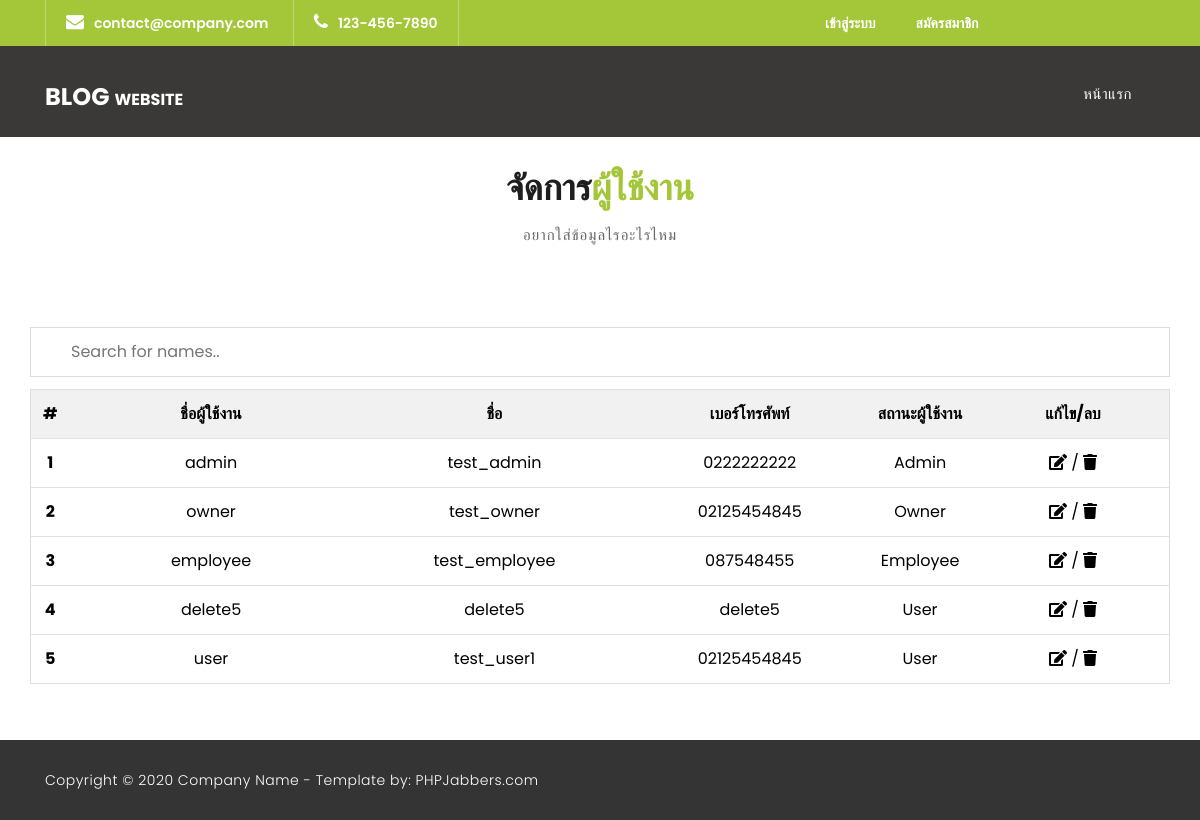
The app's page /admin/manage_user.php with its own data.
### tables this page shows
CREATE TABLE `register` (
  `id` int(11) NOT NULL,
  `r_username` varchar(50) NOT NULL,
  `r_name` varchar(50) NOT NULL,
  `r_phone` varchar(20) NOT NULL,
  `r_password` varchar(50) NOT NULL,
  `r_confirmpassword` varchar(50) NOT NULL,
  `r_status` varchar(20) NOT NULL
);

### server.php (called while the page is built, shortened)
<?php
    class DB_con {
        function __construct() {
            $conn = mysqli_connect(DB_SERVER, DB_USER, DB_PASS, DB_NAME);
            $this->dbcon = $conn;
        }
    }

### classes/Member.php (called while the page is built, shortened)
<?php
class Member
{
    private $db;
    function __construct($conn)
    {
        $this->db = $conn;
    }
    public function Select_all_member()
    {
        $members = mysqli_query($this->db, "SELECT * FROM register");
        return $members;
    }
}

### admin/manage_user.php (the view, shortened to what this page needs)
<?php
include_once('../server.php');
include_once('../classes/Member.php');
$conn = new DB_con();
$member = new Member($conn->dbcon);
$result = $member->Select_all_member();
?>
<!DOCTYPE html>
<html lang="en">
<head>
    <link href="../vendor/bootstrap/css/bootstrap.min.css" rel="stylesheet">
    <link href="https://cdnjs.cloudflare.com/ajax/libs/font-awesome/5.15.2/css/all.min.css" rel="stylesheet">
    <link rel="stylesheet" href="../assets/css/fontawesome.css">
    <link rel="stylesheet" href="../assets/css/style.css">
    <link rel="stylesheet" href="../assets/css/owl.css">
    <link rel="stylesheet" href="../assets/css/myStyle.css">
</head>
<body>
    <div class="sub-header">
        <div class="container">
            <div class="row">
                <div class="col-md-8 col-xs-12">
                    <ul class="left-info">
                        <li><a href="#"><i class="fa fa-envelope"></i>contact@company.com</a></li>
                        <li><a href="#"><i class="fa fa-phone"></i>123-456-7890</a></li>
                    </ul>
                </div>
                <div class="col-md-4">
                    <ul class="right-info">
                        <?php
                        if (isset($_SESSION['permisstion'])) {
                            $s = $_SESSION['username'];
                            echo ("<li><a href=\"#\">  $s  </a></li>");
                            echo ("<li><a href=\"../account/logout.php\">ออกจากระบบ</a></li>");
                        } else {
                            echo ("<li><a href=\"../account/login.php\">เข้าสู่ระบบ</a></li>");
                            echo ("<li><a href=\"../account/register.php\">สมัครสมาชิก</a></li>");
                        }
                        ?>
                    </ul>
                </div>
            </div>
        </div>
    </div>
    <header class="">
        <nav class="navbar navbar-expand-lg">
            <div class="container">
                <a class="navbar-brand" href="../index.php">
                    <h2>Blog <em> Website</em></h2>
                </a>
                <div class="collapse navbar-collapse" id="navbarResponsive">
                    <ul class="navbar-nav ml-auto">
                        <li class="nav-item">
                            <a class="nav-link" href="../index.php">หน้าแรก
                            </a>
                        </li>
                    </ul>
                </div>
            </div>
        </nav>
    </header>
    <div class="team" style="margin: 0">
        <div class="container">
            <div class="row">
                <div class="col-md-12">
                    <div class="section-heading">
                        <h2>จัดการ<em>ผู้ใช้งาน</em></h2>
                        <span>อยากใส่ข้อมูลไรอะไรไหม</span>
                    </div>
                </div>
                <input type="text" id="myInput" onkeyup="myFunction()" placeholder="Search for names.." title="Type in a name">
                <form name="table_user" action="form.php" method="POST" style="width: 100%;">
                    <table id="myTable" class="table">
                        <tr class="header">
                            <th style="width:3%;">#</th>
                            <th style="width:25%;">ชื่อผู้ใช้งาน</th>
                            <th style="width:25%;">ชื่อ</th>
                            <th style="width:20%;">เบอร์โทรศัพท์</th>
                            <th style="width:10%;">สถานะผู้ใช้งาน</th>
                            <th style="width:20%;">แก้ไข/ลบ</th>
                        </tr>
                        <?php $no = 1; ?>
                        <?php while ($num = mysqli_fetch_array($result)) :
                            echo ("<tr>
                                    <th>" . $no . "</th>
                                    <td id = \"username\">" . $num["r_username"] . "</td>
                                    <td id = \"name\">" . $num["r_name"] . "</td>
                                    <td id = \"phone\">" . $num["r_phone"] . "</td>
                                    <td id = \"status\">" . $num["r_status"] . "</td>
                                    <td><a href=\"member_form_edit.php?id=" . $num["id"] . "\"><i class=\"fas fa-edit\"></i></a> /
                                        <a href=\"member_form_delete.php?id=" . $num["id"] . "\"><i class=\"fas fa-trash\"></i></a>
                                    </td>
                                </tr>");
                            $no++;
                        endwhile ?>
                    </table>
                </form>
            </div>
        </div>
    </div>
    <div class="sub-footer navbar fixed-bottom">
        <div class="container">
            <div class="row">
                <div class="col-md-12">
                    <p>
                        Copyright © 2020 Company Name
                        - Template by: <a href="https://www.phpjabbers.com/">PHPJabbers.com</a>
                    </p>
                </div>
            </div>
        </div>
    </div>
</body>
</html>

### assets/css/style.css (style rules this page uses)
body { font-family: 'Poppins', sans-serif; overflow-x: hidden; text-rendering: optimizeLegibility; -webkit-font-smoothing: antialiased; -moz-osx-font-smoothing: grayscale; }
p { margin-bottom: 0px; font-size: 14px; color: #666666; line-height: 30px; }
a { text-decoration: none!important; }
ul { padding: 0; margin: 0; list-style: none; }
h1,h2,h3,h4,h5,h6 { margin: 0px; }
.section-heading { text-align: center; margin-bottom: 80px; }
.section-heading h2 { font-size: 36px; font-weight: 600; color: #1e1e1e; }
.section-heading em { font-style: normal; color: #a4c639; }
.section-heading span { display: block; margin-top: 15px; text-transform: uppercase; font-size: 15px; color: #666; letter-spacing: 1px; }
.sub-header { background-color: #a4c639; height: 46px; line-height: 46px; }
.sub-header ul li { display: inline-block; }
.sub-header ul.left-info li { border-left: 1px solid rgba(250,250,250,0.3); padding: 0px 20px; }
.sub-header ul.left-info li:last-child { border-right: 1px solid rgba(250,250,250,0.3); }
.sub-header ul.left-info li i { margin-right: 10px; font-size: 18px; }
.sub-header ul.left-info li a { color: #fff; font-size: 14px; font-weight: 600; }
.sub-header ul.right-info li { padding: 0px 20px; }
.sub-header ul.right-info li a { color: #fff; font-size: 14px; font-weight: 600; }
header { position: absolute; z-index: 99999; width: 100%; height: 80px; -webkit-transition: all 0.3s ease-in-out 0s; -moz-transition: all 0.3s ease-in-out 0s; -o-transition: all 0.3s ease-in-out 0s; transition: all 0.3s ease-in-out 0s; }
header .navbar { padding: 20px 0px; }
.navbar .navbar-brand { float: left; margin-top: 12px; outline: none; }
.navbar .navbar-brand h2 { color: #fff; text-transform: uppercase; font-size: 24px; font-weight: 700; -webkit-transition: all .3s ease 0s; -moz-transition: all .3s ease 0s; -o-transition: all .3s ease 0s; transition: all .3s ease 0s; }
.navbar .navbar-brand h2 em { font-style: normal; font-size: 16px; }
#navbarResponsive { z-index: 999; }
.navbar-collapse { text-align: center; }
.navbar .navbar-nav .nav-item { margin: 0px 15px; }
.navbar .navbar-nav a.nav-link { text-transform: capitalize; font-size: 15px; font-weight: 300; letter-spacing: 0.5px; color: #fff; transition: all 0.5s; margin-top: 5px; }
*, *:before, *:after { -webkit-box-sizing: border-box; box-sizing: border-box; -webkit-font-smoothing: antialiased; -moz-osx-font-smoothing: grayscale; }
.sub-footer { background-color: #343434; text-align: center; padding: 25px 0px; }
.sub-footer p { color: #fff; font-weight: 300; letter-spacing: 0.5px; }
.sub-footer a { color: #fff; }
.team { background-color: #ffffff; margin-top: 140px; margin-bottom: -140px; padding: 120px 0px; }

### assets/css/myStyle.css (style rules this page uses)
header .navbar { padding: 20px 0px; background-color: rgb(59, 56, 56); z-index: -1000; }
header { background-color: rgb(59, 56, 56); }
* { box-sizing: border-box; }
#myInput { background-position: 10px 10px; background-repeat: no-repeat; width: 100%; font-size: 16px; padding: 12px 20px 12px 40px; border: 1px solid #ddd; margin-bottom: 12px; }
#myTable { border-collapse: collapse; width: 100%; border: 1px solid #ddd; font-size: 16px; }
#myTable th, #myTable td { text-align: center; padding: 12px; }
#myTable tr { border-bottom: 1px solid #ddd; }
#myTable tr.header, #myTable tr:hover { background-color: #f1f1f1; }
td a i { color: black; }
body { overflow: auto; }
th, td { color: black; }

### records on screen
register: r_username "admin", r_name "test_admin", r_phone "0222222222", r_status "Admin"
register: r_username "owner", r_name "test_owner", r_phone "02125454845", r_status "Owner"
register: r_username "employee", r_name "test_employee", r_phone "087548455", r_status "Employee"
register: r_username "delete5", r_name "delete5", r_phone "delete5", r_status "User"
register: r_username "user", r_name "test_user1", r_phone "02125454845", r_status "User"
